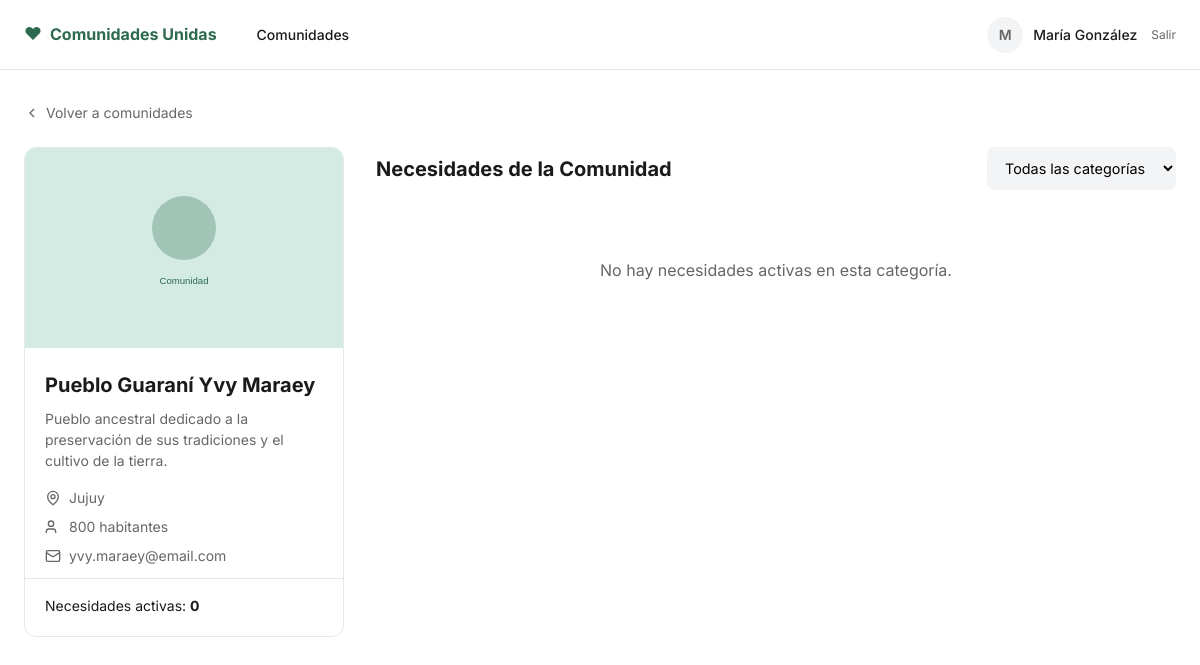
Screenshot of /comunidades/3/ (signed in) with the database file from the repository.
### accounts/models.py (models this page shows, shortened)
class User(AbstractUser):
    class AccountType(models.TextChoices):
        DONANTE = 'donante', 'Donante'
        COMUNIDAD = 'comunidad', 'Comunidad'
    display_name = models.CharField('nombre', max_length=150, blank=True)
    account_type = models.CharField(
        'tipo de cuenta',
        max_length=20,
        choices=AccountType.choices,
        default=AccountType.DONANTE,
    )
    class Meta:
        verbose_name = 'usuario'
        verbose_name_plural = 'usuarios'
    def get_display_name(self):
        return self.display_name or self.username
    @property
    def is_community(self):
        return self.account_type == self.AccountType.COMUNIDAD
    @property
    def avatar_initial(self):
        name = self.get_display_name()
        return name[0].upper() if name else 'U'

### communities/models.py (models this page shows, shortened)
class Community(models.Model):
    class Province(models.TextChoices):
        SALTA = 'Salta', 'Salta'
        JUJUY = 'Jujuy', 'Jujuy'
        CHACO = 'Chaco', 'Chaco'
        FORMOSA = 'Formosa', 'Formosa'
    owner = models.OneToOneField(
        settings.AUTH_USER_MODEL,
        on_delete=models.CASCADE,
        related_name='community_profile',
        verbose_name='usuario responsable',
        null=True,
        blank=True,
    )
    name = models.CharField('nombre', max_length=200)
    description = models.TextField('descripción')
    province = models.CharField('provincia', max_length=50, choices=Province.choices)
    population = models.PositiveIntegerField('población')
    email = models.EmailField('email de contacto')
    image = models.ImageField('imagen', upload_to='communities/', blank=True, null=True)
    image_url = models.URLField('URL de imagen', blank=True)
    is_active = models.BooleanField('activa', default=True)
    created_at = models.DateTimeField(auto_now_add=True)
    class Meta:
        verbose_name = 'comunidad'
        verbose_name_plural = 'comunidades'
        ordering = ['name']
    def get_image(self):
        if self.image:
            return self.image.url
        if self.image_url:
            return self.image_url
        return '/static/img/comunidad-default.svg'
    @property
    def active_needs_count(self):
        return self.needs.filter(status=Need.Status.ACTIVE).count()
    @property
    def urgent_needs_count(self):
        return self.needs.filter(status=Need.Status.ACTIVE, is_urgent=True).count()

### communities/views.py (the view)
# urls.py: path('<int:pk>/', views.community_detail, name='detail'),
@login_required
def community_detail(request, pk):
    community = get_object_or_404(Community, pk=pk, is_active=True)
    category = request.GET.get('categoria', '')
    needs = community.needs.filter(status=Need.Status.ACTIVE)
    if category:
        needs = needs.filter(category=category)
    return render(request, 'communities/detail.html', {
        'community': community,
        'needs': needs,
        'category': category,
        'categories': Need.Category.choices,
    })

### templates/communities/detail.html (shortened to what this page needs)
{% extends 'includes/navbar.html' %}
{% load humanize %}
{% block content %}
<main class="page-content">
    <a href="{% url 'communities:list' %}" class="back-link">
        <svg width="16" height="16" viewBox="0 0 24 24" fill="none" stroke="currentColor" stroke-width="2">
            <path d="m15 18-6-6 6-6"/>
        </svg>
        Volver a comunidades
    </a>
    <div class="detail-layout">
        <aside class="community-sidebar">
            <img src="{{ community.get_image }}" alt="{{ community.name }}" class="sidebar-image">
            <h1>{{ community.name }}</h1>
            <p class="sidebar-desc">{{ community.description }}</p>
            <ul class="sidebar-details">
                <li>
                    <svg width="16" height="16" viewBox="0 0 24 24" fill="none" stroke="currentColor" stroke-width="2">
                        <path d="M20 10c0 6-8 12-8 12s-8-6-8-12a8 8 0 0 1 16 0Z"/><circle cx="12" cy="10" r="3"/>
                    </svg>
                    {{ community.province }}
                </li>
                <li>
                    <svg width="16" height="16" viewBox="0 0 24 24" fill="none" stroke="currentColor" stroke-width="2">
                        <path d="M16 21v-2a4 4 0 0 0-4-4H6a4 4 0 0 0-4 4v2"/><circle cx="9" cy="7" r="4"/>
                    </svg>
                    {{ community.population }} habitantes
                </li>
                <li>
                    <svg width="16" height="16" viewBox="0 0 24 24" fill="none" stroke="currentColor" stroke-width="2">
                        <rect width="20" height="16" x="2" y="4" rx="2"/><path d="m22 7-8.97 5.7a1.94 1.94 0 0 1-2.06 0L2 7"/>
                    </svg>
                    {{ community.email }}
                </li>
            </ul>
            <div class="sidebar-stats">
                <p>Necesidades activas: <strong>{{ community.active_needs_count }}</strong></p>
            </div>
        </aside>
        <section class="needs-section">
            <div class="needs-header">
                <h2>Necesidades de la Comunidad</h2>
                <form method="get">
                    <select name="categoria" class="filter-select" onchange="this.form.submit()">
                        <option value="">Todas las categorías</option>
                    </select>
                </form>
            </div>
            <div class="needs-list">
                {% for need in needs %}
                <article class="need-card {% if need.is_urgent %}need-urgent{% endif %}" data-need-id="{{ need.pk }}">
                    <div class="need-card-header">
                        <div>
                            <h3>
                                {{ need.title }}
                                {% if need.is_urgent %}
                                <span class="badge badge-urgent">Urgente</span>
                                {% endif %}
                            </h3>
                        </div>
                        <span class="badge badge-category badge-{{ need.category|lower }}">{{ need.category }}</span>
                    </div>
                    <p class="need-desc">{{ need.description }}</p>
                    <div class="progress-section">
                        <div class="progress-labels">
                            <span>Progreso</span>
                            <span>{{ need.progress_percent }}%</span>
                        </div>
                        <div class="progress-bar">
                            <div class="progress-fill" style="width: {{ need.progress_percent }}%"></div>
                        </div>
                        <div class="progress-amounts">
                            <span>${{ need.raised_amount|floatformat:0|intcomma }} de ${{ need.target_amount|floatformat:0|intcomma }}</span>
                            <span>Faltan ${{ need.remaining_amount|floatformat:0|intcomma }}</span>
                        </div>
                    </div>
                    {% if need.remaining_amount > 0 %}
                    <button type="button" class="btn btn-primary btn-full btn-donate"
                            data-need-id="{{ need.pk }}"
                            data-need-title="{{ need.title }}"
                            data-community-name="{{ community.name }}"
                            data-remaining="{{ need.remaining_amount|floatformat:0 }}">
                        Donar Ahora
                    </button>
                    {% else %}
                    <button type="button" class="btn btn-secondary btn-full" disabled>Meta alcanzada</button>
                    {% endif %}
                </article>
                {% empty %}
                <div class="empty-state">
                    <p>No hay necesidades activas en esta categoría.</p>
                </div>
                {% endfor %}
            </div>
        </section>
    </div>
</main>
{% endblock %}

### templates/includes/navbar.html (shortened to what this page needs)
{% extends 'base.html' %}
{% block body %}
<header class="navbar">
    <div class="navbar-inner">
        <div class="navbar-left">
            <a href="{% url 'communities:list' %}" class="brand">
                <span class="brand-icon">♥</span>
                Comunidades Unidas
            </a>
            <nav class="nav-links">
                <a href="{% url 'communities:list' %}" class="nav-btn {% if request.resolver_match.url_name == 'list' %}active{% endif %}">Comunidades</a>
            </nav>
        </div>
        {% if user.is_authenticated %}
        <div class="user-menu">
            <div class="user-avatar">{{ user.avatar_initial }}</div>
            <span class="user-name">{{ user.get_display_name }}</span>
            <a href="{% url 'accounts:logout' %}" class="logout-link" title="Cerrar sesión">Salir</a>
        </div>
        {% endif %}
    </div>
</header>
{% block content %}{% endblock %}
{% endblock %}

### static/css/styles.css (style rules this page uses)
:root { --green-bg: #d4ebe3; --green-brand: #2d6a4f; --dark: #0a0c10; --text: #1a1a1a; --text-muted: #666; --border: #e5e7eb; --bg-input: #f3f4f6; --white: #fff; --red: #dc2626; --orange: #ea580c; --pink: #db2777; --blue: #2563eb; --yellow-bg: #fef9c3; --yellow-border: #fde047; --blue-bg: #eff6ff; --radius: 12px; --shadow: 0 4px 24px rgba(0,0,0,.08); }
* { box-sizing: border-box; margin: 0; padding: 0; }
body { font-family: 'Inter', -apple-system, BlinkMacSystemFont, sans-serif; color: var(--text); background: var(--white); line-height: 1.5; }
.form-input, .form-textarea, .form-select, .search-input, .filter-select { width: 100%; padding: 12px 14px; border: none; border-radius: 8px; background: var(--bg-input); font-size: 0.9rem; font-family: inherit; outline: none; }
.navbar { border-bottom: 1px solid var(--border); background: var(--white); position: sticky; top: 0; z-index: 100; }
.navbar-inner { max-width: 1200px; margin: 0 auto; padding: 16px 24px; display: flex; align-items: center; justify-content: space-between; }
.navbar-left { display: flex; align-items: center; gap: 24px; }
.brand { display: flex; align-items: center; gap: 8px; text-decoration: none; color: var(--green-brand); font-weight: 700; font-size: 1rem; }
.brand-icon { color: var(--green-brand); font-size: 1.1rem; }
.nav-links { display: flex; gap: 8px; }
.nav-btn { padding: 8px 16px; border-radius: 8px; text-decoration: none; color: var(--text); font-size: 0.875rem; font-weight: 500; }
.user-menu { display: flex; align-items: center; gap: 10px; }
.user-avatar { width: 36px; height: 36px; border-radius: 50%; background: var(--bg-input); display: flex; align-items: center; justify-content: center; font-weight: 600; color: var(--text-muted); font-size: 0.875rem; }
.user-name { font-size: 0.875rem; font-weight: 500; }
.logout-link { font-size: 0.75rem; color: var(--text-muted); text-decoration: none; margin-left: 4px; }
.page-content { max-width: 1200px; margin: 0 auto; padding: 32px 24px 64px; }
.filter-select { width: auto; min-width: 180px; cursor: pointer; }
.back-link { display: inline-flex; align-items: center; gap: 6px; color: var(--text-muted); text-decoration: none; font-size: 0.875rem; margin-bottom: 24px; }
.detail-layout { display: grid; grid-template-columns: 320px 1fr; gap: 32px; align-items: start; }
.community-sidebar { border: 1px solid var(--border); border-radius: var(--radius); padding: 0 0 20px; overflow: hidden; }
.sidebar-image { width: 100%; height: 200px; object-fit: cover; }
.community-sidebar h1 { font-size: 1.25rem; padding: 16px 20px 8px; }
.sidebar-desc { padding: 0 20px 16px; color: var(--text-muted); font-size: 0.875rem; }
.sidebar-details { list-style: none; padding: 0 20px; }
.sidebar-details li { display: flex; align-items: center; gap: 8px; font-size: 0.875rem; color: var(--text-muted); margin-bottom: 8px; }
.sidebar-stats { padding: 16px 20px 0; border-top: 1px solid var(--border); margin-top: 12px; font-size: 0.875rem; }
.needs-header { display: flex; justify-content: space-between; align-items: center; margin-bottom: 20px; flex-wrap: wrap; gap: 12px; }
.needs-header h2 { font-size: 1.25rem; }
.needs-list { display: flex; flex-direction: column; gap: 20px; }
.empty-state { grid-column: 1 / -1; text-align: center; padding: 48px; color: var(--text-muted); }

### rows the page displays
User: avatar_initial "M", get_display_name "María González"
Community: get_image (placeholder picture), name "Pueblo Guaraní Yvy Maraey", description "Pueblo ancestral dedicado a la preservación de sus tradiciones y el cultivo de la tierra.", province "Jujuy", population "800", email "yvy.maraey@email.com", active_needs_count "0"
